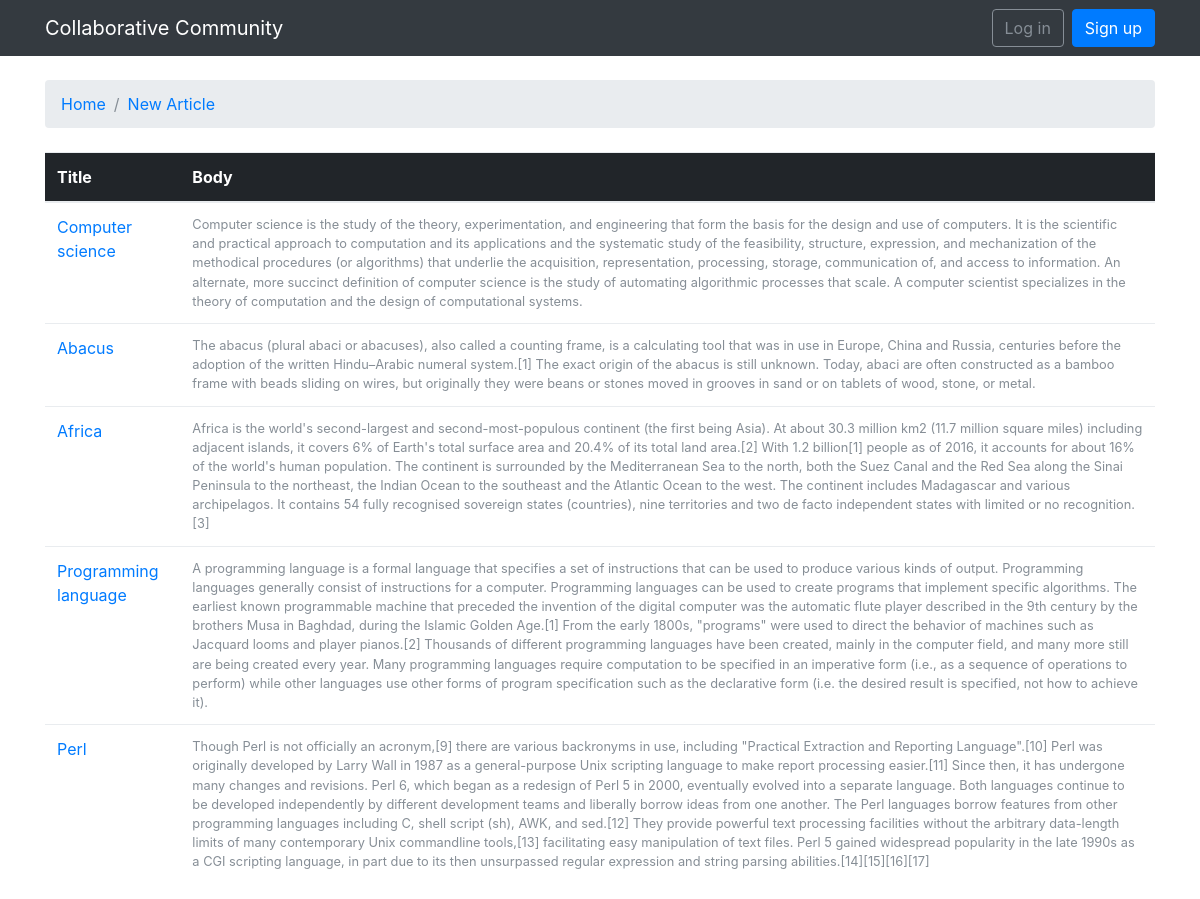
Before: / with the older database file.
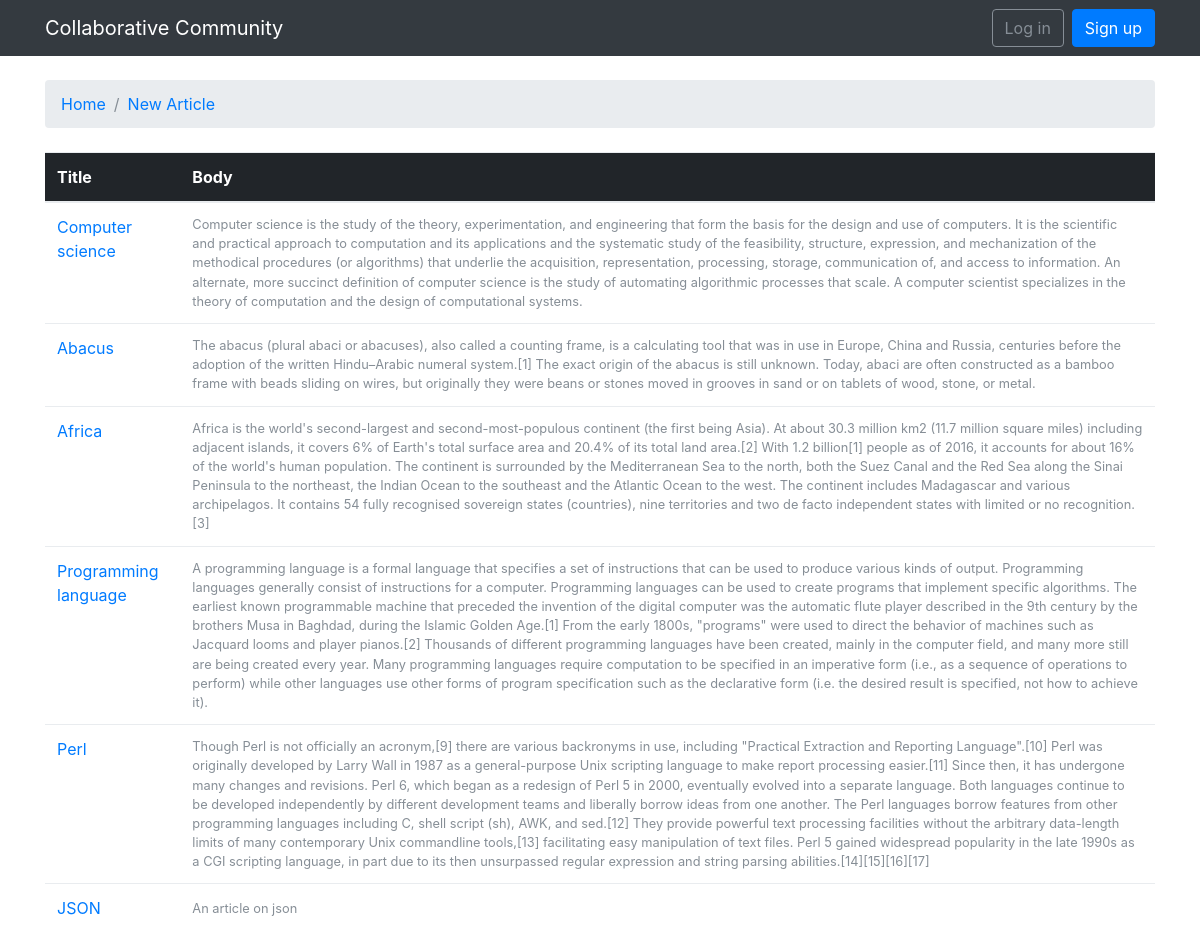
After: the same page with the newer database file.
### articles/models.py (models this page shows)
class Articles(models.Model):
	title = models.CharField(max_length=100)
	body = models.TextField()
	created_at = models.DateTimeField(auto_now_add=True)

### articles/views.py (the view)
# urls.py: 2. Add a URL to urlpatterns:  url(r'^$', views.home, name='home')
def home(request):
	articles=Articles.objects.all()
	return render(request, 'home.html',{'articles':articles})

### templates/home.html
{% extends 'base.html' %}
{% block breadcrumb %}
  <li class="breadcrumb-item active"><a href="{% url 'home' %}">Home</a></li>
  <li class="breadcrumb-item active"><a href="{% url 'newArticle' %}">New Article</a></li>
{% endblock %}
{% block content %}
  <table class="table">
    <thead class="thead-inverse">
      <tr>
        <th>Title</th>
        <th>Body</th>
      </tr>
    </thead>
    <tbody>
      {% for article in articles %}
        <tr>
          <td>
            <a href="{% url 'article_view' article.pk %}">{{ article.title }}</a>
          </td>
          <td class="align-middle"><small class="text-muted d-block">{{ article.body }}</small></td>
        </tr>
      {% endfor %}
    </tbody>
  </table>
{% endblock %}

### templates/base.html (shortened to what this page needs)
{% load static %}<!DOCTYPE html>
<html>
<head>
	<link rel="stylesheet" href="{% static 'css/bootstrap.min.css' %}">
</head>
<body>
{% block body %}
<nav class="navbar navbar-expand-sm navbar-dark bg-dark">
  <div class="container">
    <a class="navbar-brand" href="">Collaborative Community</a>
    <div class="collapse navbar-collapse" id="mainMenu">
      {% if user.is_authenticated %}
        <ul class="navbar-nav ml-auto">
          <li class="nav-item dropdown">
            <a class="nav-link dropdown-toggle" href="#" id="userMenu" data-toggle="dropdown" aria-haspopup="true" aria-expanded="false">
              {{ user.username }}
            </a>
            <div class="dropdown-menu dropdown-menu-right" aria-labelledby="userMenu">
              <a class="dropdown-item" href="#">My account</a>
              <a class="dropdown-item" href="#">Change password</a>
              <div class="dropdown-divider"></div>
              <a class="dropdown-item" href="{% url 'logout' %}">Log out</a>
            </div>
          </li>
        </ul>
      {% else %}
        <form class="form-inline ml-auto">
          <a href="{% url 'login' %}" class="btn btn-outline-secondary">Log in</a>
          <a href="{% url 'signup' %}" class="btn btn-primary ml-2">Sign up</a>
        </form>
      {% endif %}
    </div>
  </div>
</nav>
	 <div class="container">
        <ol class="breadcrumb my-4">
          {% block breadcrumb %}
          {% endblock %}
        </ol>
        {% block content %}
        {% endblock %}
      </div>
{% endblock body %}
</body>
</html>

Changed rows visible on the page:
added Articles: title "JSON", body "An article on json"
